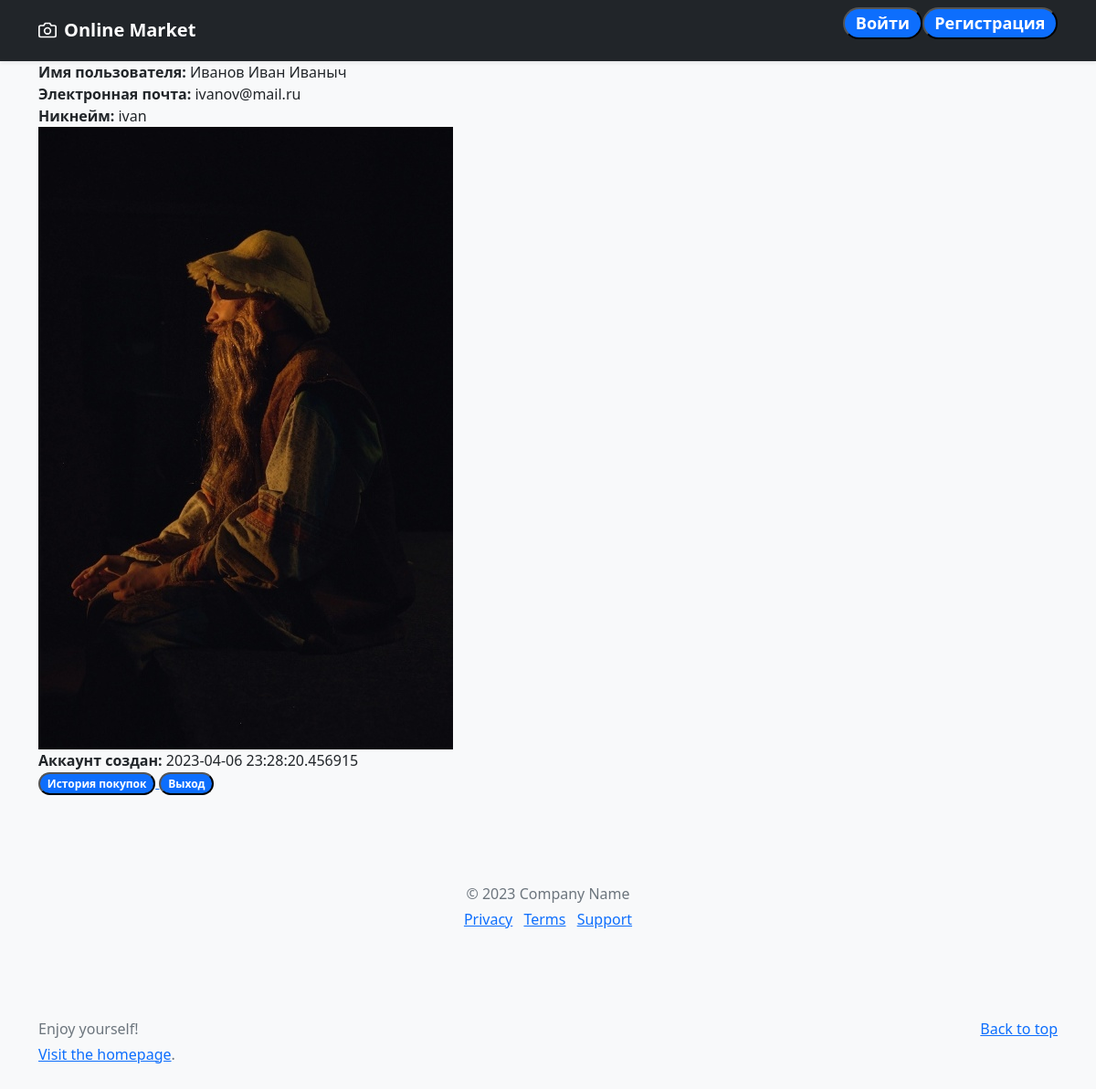
The page /profile/0 on the database as committed earlier.
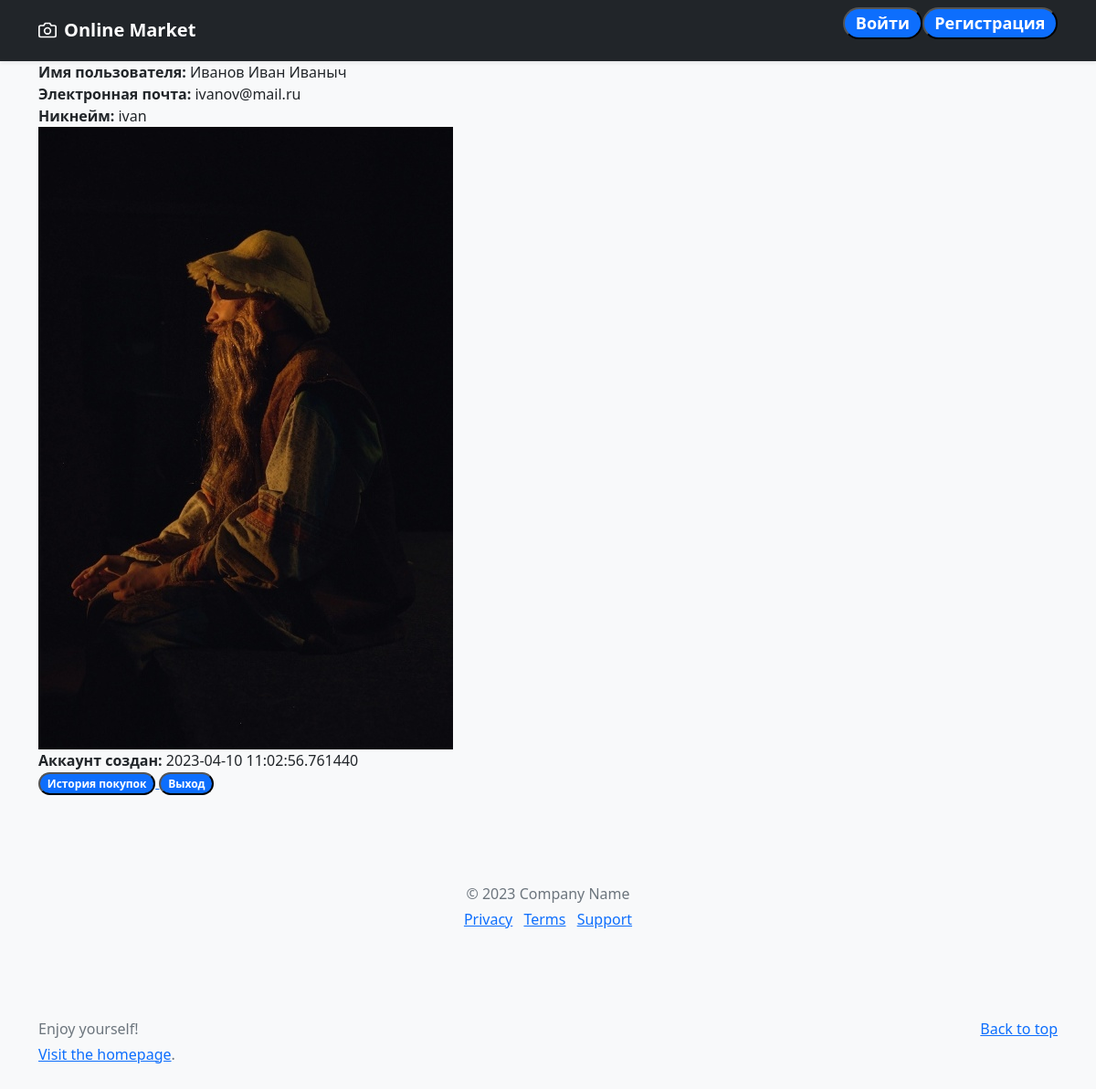
The same page on the database as committed later.
### main.py (models this page shows, shortened)
class User(UserMixin, db.Model):
    id = db.Column(db.Integer(), primary_key=True)
    username = db.Column(db.String(120), index=True)
    email = db.Column(db.String(120), index=True, unique=True)
    login = db.Column(db.String(120), index=True)
    password_hash = db.Column(db.String(128))
    photo = db.Column(db.String, default=None)
    created_on = db.Column(db.DateTime(), default=datetime.now(timezone.utc))

### main.py (the view)
@site.route('/profile/<int:user_id>')
def profile(user_id):
    user = User.query.get(user_id)
    return render_template('profile.html', user=user)

### templates/profile.html (shortened to what this page needs)
{% extends 'base.html' %}
{% block body %}
<body class="bg-light">
<div class="container">
    <main>
        <b> Имя пользователя: </b> {{ user.username }} <br>
        <b> Электронная почта: </b> {{ user.email }} <br>
        <b> Никнейм: </b> {{ user.login }} <br>
        <b> <img src="{{ user.photo }}"> </b> <br>
        <b> Аккаунт создан: </b> {{ user.created_on}} <br>
        <a href="/profile">
            <button class="badge bg-primary rounded-pill">История покупок</button>
        </a>
        <a href="/cart">
            <button class="badge bg-primary rounded-pill">Выход</button>
        </a>
    </main>
    <footer class="my-5 pt-5 text-muted text-center text-small">
      <p class="mb-1">© 2023 Company Name</p>
      <ul class="list-inline">
        <li class="list-inline-item"><a href="#">Privacy</a></li>
        <li class="list-inline-item"><a href="#">Terms</a></li>
        <li class="list-inline-item"><a href="#">Support</a></li>
      </ul>
    </footer>
</div>
</body>
{% endblock %}

### templates/base.html (shortened to what this page needs)
<!doctype html>
<html lang="ru">
<head>
    <link href="https://cdn.jsdelivr.net/npm/bootstrap@5.0.2/dist/css/bootstrap.min.css" rel="stylesheet">
    <link rel="stylesheet" href='/static/style.css'/>
</head>
<body>
<header>
  <div class="navbar navbar-dark bg-dark shadow-sm">
    <div class="container">
      <a href="/" class="navbar-brand d-flex align-items-center">
        <strong>Online Market</strong>
      </a>
        {% if not current_user.is_authenticated %}
        <h4 class="d-flex justify-content-around align-items-center mb-3">
            <a href="/login">
                <button class="badge bg-primary rounded-pill">Войти</button>
            </a>
            <a href="/registration">
                <button class="badge bg-primary rounded-pill">Регистрация</button>
            </a>
        </h4>
        {% endif %}
    </div>
  </div>
</header>
{% block body %}{% endblock %}
<footer class="text-muted py-5">
  <div class="container">
    <p class="float-end mb-1">
      <a href="#">Back to top</a>
    </p>
    <p class="mb-1">Enjoy yourself!</p>
    <p class="mb-0"> <a href="/">Visit the homepage</a>.</p>
  </div>
</footer>
</body>
</html>

Rows that differ between the two databases and show on the page:
changed User "Иванов Иван Иваныч": created_on "2023-04-06 23:28:20.456915" → "2023-04-10 11:02:56.761440"
